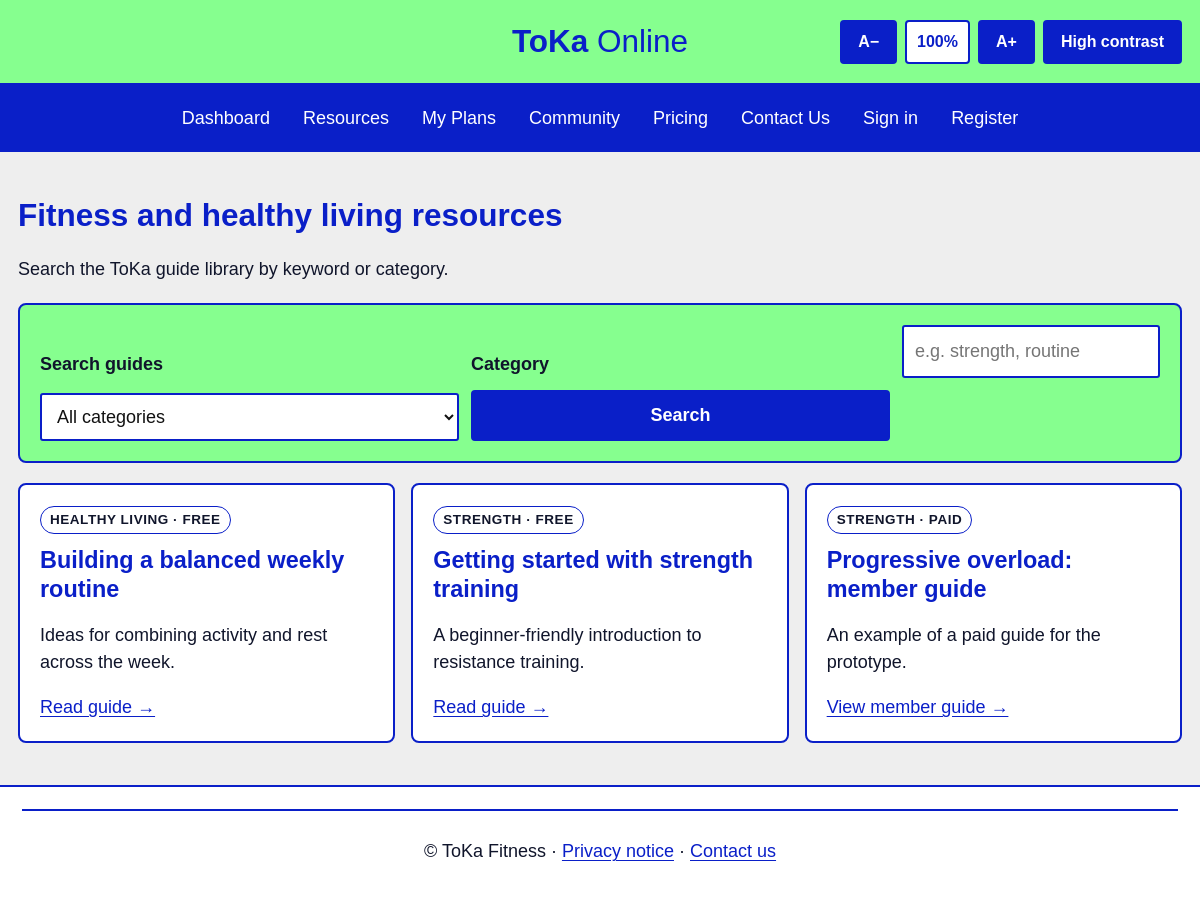
Page /resources on the committed database.
### tables this page shows
CREATE TABLE content (
        id INTEGER PRIMARY KEY AUTOINCREMENT,
        title TEXT NOT NULL,
        summary TEXT NOT NULL,
        body TEXT NOT NULL,
        category TEXT NOT NULL,
        access_level TEXT NOT NULL DEFAULT 'free',
        source TEXT DEFAULT ''
    );

### app.py (the view)
@app.route("/resources")
def resources():
    term = request.args.get("q", "").strip()
    category = request.args.get("category", "").strip()
    db = get_db()
    sql = "SELECT * FROM content WHERE (title LIKE ? OR summary LIKE ?)"
    pattern = f"%{term}%"
    params = [pattern, pattern]
    if category:
        sql += " AND category=?"
        params.append(category)
    sql += " ORDER BY title"
    results = db.execute(sql, params).fetchall()
    categories = db.execute("SELECT DISTINCT category FROM content ORDER BY category").fetchall()
    db.close()
    return render_template("resources.html", guides=results, term=term, categories=categories, selected_category=category)

### app.py (called while the page is built)
def get_db():
    db = sqlite3.connect(app.config["DATABASE"])
    db.row_factory = sqlite3.Row
    return db

### templates/resources.html (shortened to what this page needs)
{% extends "base.html" %}
{% block content %}
<h1>Fitness and healthy living resources</h1>
<p>Search the ToKa guide library by keyword or category.</p>
<form class="panel search-form" method="get">
  <label for="q">Search guides</label>
  <input id="q" name="q" value="{{ term }}" placeholder="e.g. strength, routine">
  <label for="category">Category</label>
  <select id="category" name="category">
    <option value="">All categories</option>
  </select>
  <button type="submit">Search</button>
</form>
{% if guides %}
<div class="grid three">
  {% for guide in guides %}
  <article class="card">
    <span class="tag">{{ guide.category }} · {{ guide.access_level }}</span>
    <h2>{{ guide.title }}</h2>
    <p>{{ guide.summary }}</p>
    {% if guide.access_level == 'paid' %}
      <a href="{{ url_for('guide', content_id=guide.id) }}">View member guide →</a>
    {% else %}
      <a href="{{ url_for('guide', content_id=guide.id) }}">Read guide →</a>
    {% endif %}
  </article>
  {% endfor %}
</div>
{% else %}
<section class="panel"><h2>No matching results</h2><p>Try a shorter keyword or choose a different category.</p></section>
{% endif %}
{% endblock %}

### static/css/style.css (style rules this page uses)
:root { --navy: #0A1FC8; --green: #86FF8F; --page: #EEEEEE; --ink: #10152b; --white: #ffffff; --border: #0A1FC8; }
* { box-sizing: border-box; }
html { scroll-behavior: smooth; }
body { margin: 0; background: var(--page); color: var(--ink); font-family: Arial, Verdana, sans-serif; font-size: 18px; line-height: 1.5; }
a { color: var(--navy); text-decoration: underline; text-underline-offset: 3px; }
h1, h2, h3 { color: var(--navy); line-height: 1.2; }
h1 { font-size: 1.75em; }
h2 { font-size: 1.3em; }
.panel, .card { background: var(--green); border: 2px solid var(--navy); border-radius: 8px; padding: 20px; }
.eyebrow, .tag { font-size: .75em; font-weight: bold; letter-spacing: .04em; text-transform: uppercase; }
.tag { display: inline-block; background: white; border: 1px solid var(--navy); border-radius: 20px; padding: 3px 9px; }
.grid { display: grid; gap: 16px; }
.grid.three { grid-template-columns: repeat(3, minmax(0, 1fr)); }
.card { background: white; }
.card h2, .card h3 { margin-top: 12px; }
.button, button { display: inline-block; background: var(--navy); color: white; border: 2px solid var(--navy); border-radius: 4px; padding: 10px 16px; min-height: 44px; font: inherit; font-weight: bold; cursor: pointer; text-decoration: none; }
input, textarea, select { width: 100%; padding: 11px; border: 2px solid var(--navy); border-radius: 3px; font: inherit; background: white; color: #111; }
label { font-weight: bold; }
.search-form { display: grid; grid-template-columns: 1fr 1fr auto; align-items: end; gap: 12px; margin: 20px 0; }
.search-form label { grid-row: 1; }

### rows in the picture
content: category "HEALTHY LIVING", access_level "FREE", title "Building a balanced weekly routine", summary "Ideas for combining activity and rest across the week."
content: category "STRENGTH", access_level "FREE", title "Getting started with strength training", summary "A beginner-friendly introduction to resistance training."
content: category "STRENGTH", access_level "PAID", title "Progressive overload: member guide", summary "An example of a paid guide for the prototype."
